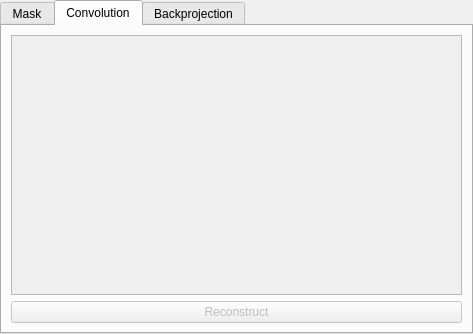
<?xml version="1.0" encoding="UTF-8"?>
<ui version="4.0">
 <class>MaskSettings</class>
 <widget class="QWidget" name="MaskSettings">
  <property name="geometry">
   <rect>
    <x>0</x>
    <y>0</y>
    <width>473</width>
    <height>334</height>
   </rect>
  </property>
  <property name="windowTitle">
   <string>Form</string>
  </property>
  <layout class="QVBoxLayout" name="verticalLayout">
   <property name="leftMargin">
    <number>0</number>
   </property>
   <property name="topMargin">
    <number>0</number>
   </property>
   <property name="rightMargin">
    <number>0</number>
   </property>
   <property name="bottomMargin">
    <number>0</number>
   </property>
   <item>
    <widget class="QTabWidget" name="tabWidget">
     <property name="enabled">
      <bool>true</bool>
     </property>
     <property name="currentIndex">
      <number>1</number>
     </property>
     <widget class="QWidget" name="Mask">
      <attribute name="title">
       <string>Mask</string>
      </attribute>
      <layout class="QGridLayout" name="gridLayout">
       <item row="0" column="2" colspan="2">
        <widget class="QSpinBox" name="rank_of_mask">
         <property name="minimum">
          <number>1</number>
         </property>
        </widget>
       </item>
       <item row="1" column="0">
        <widget class="QLabel" name="label_3">
         <property name="text">
          <string>Transparency of mask:</string>
         </property>
        </widget>
       </item>
       <item row="1" column="2" colspan="2">
        <widget class="QSpinBox" name="transparency_of_mask">
         <property name="minimum">
          <number>-10</number>
         </property>
         <property name="maximum">
          <number>10</number>
         </property>
        </widget>
       </item>
       <item row="3" column="1">
        <widget class="QPushButton" name="open_txt">
         <property name="minimumSize">
          <size>
           <width>110</width>
           <height>0</height>
          </size>
         </property>
         <property name="text">
          <string>Open from TXT</string>
         </property>
        </widget>
       </item>
       <item row="0" column="0">
        <widget class="QLabel" name="label_2">
         <property name="text">
          <string>Rank of mask:</string>
         </property>
        </widget>
       </item>
       <item row="2" column="2">
        <widget class="QPushButton" name="binning_button">
         <property name="enabled">
          <bool>false</bool>
         </property>
         <property name="minimumSize">
          <size>
           <width>24</width>
           <height>24</height>
          </size>
         </property>
         <property name="maximumSize">
          <size>
           <width>24</width>
           <height>24</height>
          </size>
         </property>
         <property name="text">
          <string/>
         </property>
         <property name="icon">
          <iconset resource="../img.qrc">
           <normaloff>:/table</normaloff>:/table</iconset>
         </property>
        </widget>
       </item>
       <item row="2" column="0">
        <widget class="QLabel" name="label_4">
         <property name="text">
          <string>Binning:</string>
         </property>
        </widget>
       </item>
       <item row="3" column="0">
        <widget class="QPushButton" name="generated">
         <property name="text">
          <string>Generate</string>
         </property>
        </widget>
       </item>
       <item row="2" column="3">
        <widget class="QSpinBox" name="binning">
         <property name="minimum">
          <number>1</number>
         </property>
         <property name="maximum">
          <number>15</number>
         </property>
        </widget>
       </item>
       <item row="3" column="2" colspan="2">
        <widget class="QPushButton" name="save_txt">
         <property name="enabled">
          <bool>true</bool>
         </property>
         <property name="minimumSize">
          <size>
           <width>110</width>
           <height>0</height>
          </size>
         </property>
         <property name="text">
          <string>Save as TXT</string>
         </property>
        </widget>
       </item>
      </layout>
     </widget>
     <widget class="QWidget" name="Convolution">
      <property name="enabled">
       <bool>false</bool>
      </property>
      <attribute name="title">
       <string>Convolution</string>
      </attribute>
      <layout class="QGridLayout" name="gridLayout_3">
       <item row="1" column="0">
        <widget class="QPushButton" name="reconstruct_deconv">
         <property name="text">
          <string>Reconstruct</string>
         </property>
        </widget>
       </item>
       <item row="0" column="0">
        <widget class="QTextEdit" name="LogBox"/>
       </item>
      </layout>
     </widget>
     <widget class="QWidget" name="Backprojection">
      <property name="enabled">
       <bool>false</bool>
      </property>
      <attribute name="title">
       <string>Backprojection</string>
      </attribute>
      <layout class="QGridLayout" name="gridLayout_4">
       <item row="0" column="0">
        <widget class="QLabel" name="Mask_Size_2">
         <property name="text">
          <string>Mask Size</string>
         </property>
        </widget>
       </item>
       <item row="0" column="1">
        <widget class="QSpinBox" name="Mask_Size">
         <property name="minimum">
          <number>1</number>
         </property>
        </widget>
       </item>
       <item row="0" column="2">
        <widget class="QLabel" name="label_9">
         <property name="text">
          <string>OMD</string>
         </property>
        </widget>
       </item>
       <item row="0" column="3">
        <widget class="QSpinBox" name="OMD">
         <property name="minimum">
          <number>1</number>
         </property>
         <property name="maximum">
          <number>15</number>
         </property>
        </widget>
       </item>
       <item row="1" column="0">
        <widget class="QLabel" name="Detector_Size_2">
         <property name="text">
          <string>Detector Size</string>
         </property>
        </widget>
       </item>
       <item row="1" column="1">
        <widget class="QSpinBox" name="Detector_Size">
         <property name="minimum">
          <number>-10</number>
         </property>
         <property name="maximum">
          <number>10</number>
         </property>
        </widget>
       </item>
       <item row="1" column="2">
        <widget class="QLabel" name="MDD_2">
         <property name="text">
          <string>MDD</string>
         </property>
        </widget>
       </item>
       <item row="1" column="3">
        <widget class="QSpinBox" name="MDD">
         <property name="minimum">
          <number>1</number>
         </property>
         <property name="maximum">
          <number>15</number>
         </property>
        </widget>
       </item>
       <item row="2" column="1" colspan="2">
        <widget class="QPushButton" name="Reconstruct_bp">
         <property name="text">
          <string>Reconstruct</string>
         </property>
        </widget>
       </item>
      </layout>
     </widget>
    </widget>
   </item>
  </layout>
 </widget>
 <resources>
  <include location="../img.qrc"/>
 </resources>
 <connections/>
</ui>
